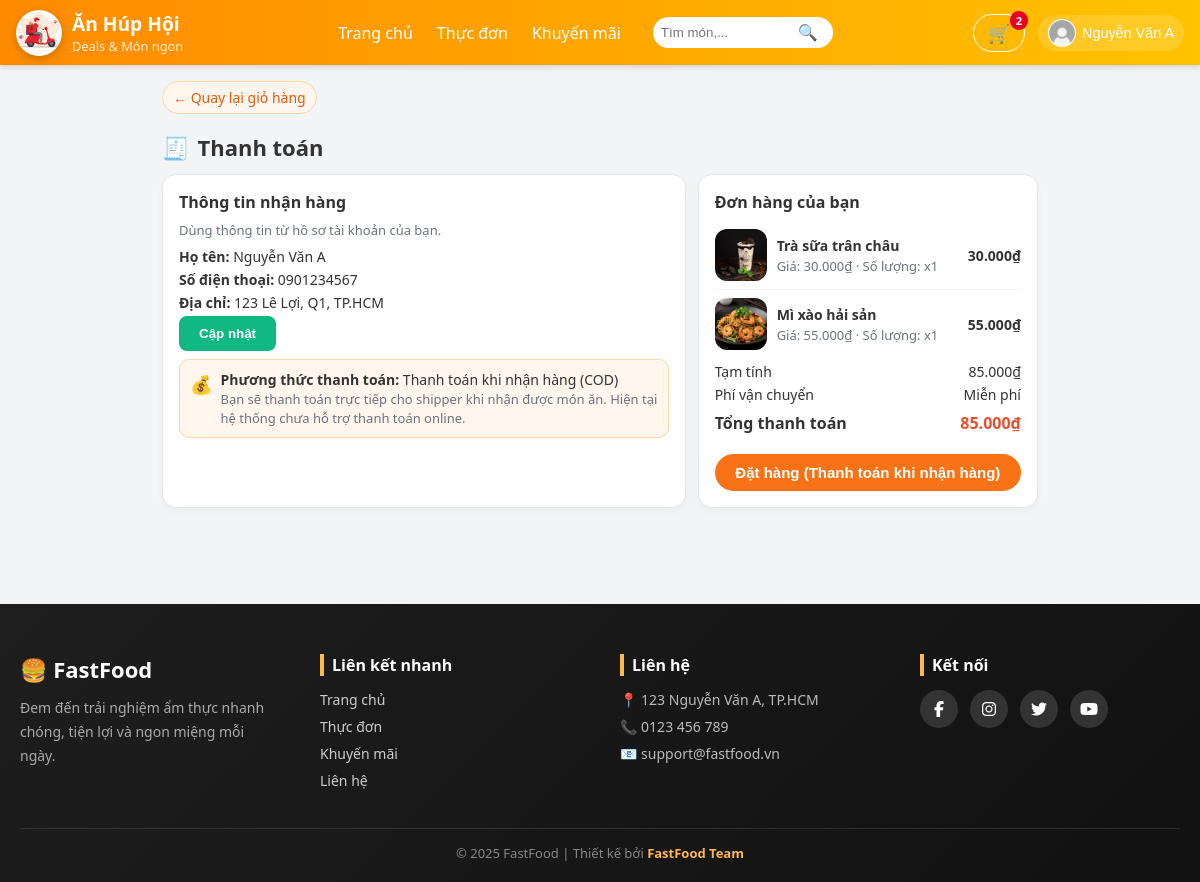
/pages/checkout.php (signed in), run on the app's committed database.
### tables this page shows
CREATE TABLE Users (
  UID INT AUTO_INCREMENT PRIMARY KEY,
  Hoten VARCHAR(100) NOT NULL,
  Taikhoan VARCHAR(50) UNIQUE NOT NULL,
  Matkhau VARCHAR(100) NOT NULL,
  Email VARCHAR(100) UNIQUE,
  DienthoaiKH VARCHAR(15),
  DiachiKH VARCHAR(255),
  Ngaysinh DATE,
  Role ENUM('khach','nhanvien','admin') NOT NULL DEFAULT 'khach'
);

CREATE TABLE Giohang (
  MaGH INT AUTO_INCREMENT PRIMARY KEY,
  UID INT NOT NULL,
  Mamon INT NOT NULL,
  Soluong INT NOT NULL DEFAULT 1,
  Ngaythem DATETIME DEFAULT CURRENT_TIMESTAMP,
  FOREIGN KEY (UID) REFERENCES Users(UID) ON DELETE CASCADE,
  FOREIGN KEY (Mamon) REFERENCES Monan(Mamon) ON DELETE CASCADE
);

CREATE TABLE Monan (
  Mamon INT AUTO_INCREMENT PRIMARY KEY,
  Tenmon VARCHAR(100) NOT NULL,
  Giaban DECIMAL(10,2) NOT NULL,
  Giagoc DECIMAL(10,2) NOT NULL,
  Noidung VARCHAR(500),
  Anh VARCHAR(255),
  Maloai INT,
  FOREIGN KEY (Maloai) REFERENCES Loaimonan(Maloai)
);

### functions/functions.php (called while the page is built, shortened)
<?php
if (!function_exists('resolveImagePath')) {
	function resolveImagePath($path, $default = '/assets/img/default-food.jpg') {
		$p = trim((string)$path);
		$knownPrefixes = ['assets/', 'uploads/', 'images/'];
		foreach ($knownPrefixes as $pre) {
			if (stripos($p, $pre) === 0) return '/' . $p;
		}
		return '/assets/img/' . ltrim($p, '/');
	}
}
?>

### pages/checkout.php (the view, shortened to what this page needs)
<?php
include_once '../database/db.php';
require_once __DIR__ . '/../functions/functions.php';
$uid = (int)($_SESSION['user_id'] ?? 0);
$cartItems  = [];
$totalPrice = 0;
if (isset($conn)) {
    $sql = "SELECT
                g.Mamon AS id,
                m.Tenmon AS name,
                m.Giaban AS price,
                m.Anh AS image,
                g.Soluong AS qty
            FROM Giohang g
            JOIN Monan m ON g.Mamon = m.Mamon
            WHERE g.UID = ?";
    if ($stmt = $conn->prepare($sql)) {
        $stmt->bind_param("i", $uid);
        $stmt->execute();
        $res = $stmt->get_result();
        if ($res) {
            while ($row = $res->fetch_assoc()) {
                $cartItems[] = $row;
                $totalPrice += $row['price'] * $row['qty'];
            }
        }
    }
}
$customer = null;
if (isset($conn)) {
    $sql = "SELECT UID AS UID, Hoten, Email, DienthoaiKH, DiachiKH
            FROM Users
            WHERE UID = ?
            LIMIT 1";
    if ($stmt = $conn->prepare($sql)) {
        $stmt->bind_param("i", $uid);
        $stmt->execute();
        $res = $stmt->get_result();
        if ($res && $res->num_rows > 0) {
            $customer = $res->fetch_assoc();
        }
    }
}
?>
<!DOCTYPE html>
<html lang="vi">
<head>
    <link rel="stylesheet" href="/assets/css/checkout.css">
</head>
<body>
    <?php include '../includes/header.php'; ?>
    <div class="checkout-container">
        <a href="cart.php" class="back-link">← Quay lại giỏ hàng</a>
        <h1 class="page-title">
            <span class="icon">🧾</span>
            Thanh toán
        </h1>
        <div class="grid">
            <div class="card">
                <h3>Thông tin nhận hàng</h3>
                <div class="muted">Dùng thông tin từ hồ sơ tài khoản của bạn.</div>
                <div class="info-row">
                    <div><strong>Họ tên:</strong> <?php echo htmlspecialchars($customer['Hoten']); ?></div>
                    <div><strong>Số điện thoại:</strong> <?php echo htmlspecialchars($customer['DienthoaiKH'] ?? ''); ?></div>
                    <div><strong>Địa chỉ:</strong> <?php echo htmlspecialchars($customer['DiachiKH'] ?? ''); ?></div>
                </div>
                <?php if (empty($customer['DienthoaiKH']) || empty($customer['DiachiKH'])): ?>
                    <form id="formuser" action="" method="post">
                        <div class="form-group">
                            <label>Số điện thoại</label>
                            <input type="text" name="DienthoaiKH"
                                   value="<?php echo htmlspecialchars($customer['DienthoaiKH'] ?? ''); ?>">
                        </div>
                        <div class="form-group align-center">
                            <label>Địa chỉ</label>
                            <textarea name="DiachiKH" rows="3"><?php echo htmlspecialchars($customer['DiachiKH'] ?? ''); ?></textarea>
                        </div>
                        <button id="btnSave" class="btn-save" type="submit">Lưu</button>
                    </form>
                <?php else: ?>
                    <button id="updateUser" class="btn-save" type="button">Cập nhật</button>
                <?php endif; ?>
                <div class="cod-box">
                    <span class="icon">💰</span>
                    <div>
                        <strong>Phương thức thanh toán:</strong> Thanh toán khi nhận hàng (COD)<br>
                        <span class="muted">
                            Bạn sẽ thanh toán trực tiếp cho shipper khi nhận được món ăn.
                            Hiện tại hệ thống chưa hỗ trợ thanh toán online.
                        </span>
                    </div>
                </div>
            </div>
            <div class="card">
                <h3>Đơn hàng của bạn</h3>
                <div class="items-list">
                    <?php foreach ($cartItems as $item): ?>
                        <?php
                            $lineTotal = $item['price'] * $item['qty'];
                        ?>
                        <div class="item-row">
                            <img src="<?php echo htmlspecialchars(resolveImagePath($item['image'] ?? '')); ?>"
                                 alt=""
                                 class="item-img">
                            <div class="item-main">
                                <div class="item-name">
                                    <?php echo htmlspecialchars($item['name']); ?>
                                </div>
                                <div class="item-meta">
                                    Giá: <?php echo number_format($item['price'], 0, ',', '.'); ?>₫
                                    · Số lượng: x<?php echo (int)$item['qty']; ?>
                                </div>
                            </div>
                            <div class="item-total">
                                <?php echo number_format($lineTotal, 0, ',', '.'); ?>₫
                            </div>
                        </div>
                    <?php endforeach; ?>
                </div>
                <div class="summary-row">
                    <span>Tạm tính</span>
                    <span class="value">
                        <?php echo number_format($totalPrice, 0, ',', '.'); ?>₫
                    </span>
                </div>
                <div class="summary-row">
                    <span>Phí vận chuyển</span>
                    <span class="value">Miễn phí</span>
                </div>
                <div class="summary-row total">
                    <span>Tổng thanh toán</span>
                    <span class="value">
                        <?php echo number_format($totalPrice, 0, ',', '.'); ?>₫
                    </span>
                </div>
                <form method="POST" action="checkout.php" style="margin-top: 8px;">
                    <button type="submit" class="btn-place-order">
                        Đặt hàng (Thanh toán khi nhận hàng)
                    </button>
                </form>
            </div>
        </div>
    </div>
    <?php include '../includes/footer.php'; ?>
</body>
</html>

### includes/header.php (shortened to what this page needs)
<?php
$userInfo = null;
if (!empty($_SESSION['user_id']) && isset($conn)) {
  $uid = intval($_SESSION['user_id']);
  $sql = "SELECT UID AS id, Hoten AS username, Email AS email, '' AS avatar FROM Users WHERE UID = ?";
  if ($stmt = $conn->prepare($sql)) {
    $stmt->bind_param("i", $uid);
    $stmt->execute();
    $res = $stmt->get_result();
    if ($res && $res->num_rows > 0) {
      $userInfo = $res->fetch_assoc();
    }
  }
}
$cartCount = 0;
if (!empty($_SESSION['user_id']) && isset($conn)) {
  $uid = intval($_SESSION['user_id']);
    $sql = "SELECT SUM(Soluong) AS total FROM Giohang WHERE UID = ?";
    if ($stmt = $conn->prepare($sql)) {
        $stmt->bind_param("i", $uid);
        $stmt->execute();
        $res = $stmt->get_result();
        if ($res && $row = $res->fetch_assoc()) {
            $cartCount = $row['total'];
        }
    }
}
$cssPath = "/assets/css/header.css";
$logo    = '/assets/img/logo.jpg';
$logo_check = $_SERVER['DOCUMENT_ROOT'] . '/assets/img/logo.jpg';
$avatarDefault = "/assets/img/default-avatar.jpg";
?>
<!doctype html>
<html lang="vi">
<head>
  <link rel="stylesheet" href="<?php echo htmlspecialchars($cssPath); ?>">
</head>
<body>
<header class="site-header" role="banner">
  <div class="header-inner">
    <div class="header-left">
      <a href="/index.php" class="brand-link">
        <?php if (file_exists($logo_check)): ?>
          <img src="<?php echo $logo; ?>" alt="Logo" class="brand-logo">
        <?php else: ?>
          <div class="brand-icon">🍜</div>
        <?php endif; ?>
        <div class="brand-text">
          <span class="brand-name">Ăn Húp Hội</span>
          <small class="brand-slogan">Deals &amp; Món ngon</small>
        </div>
      </a>
    </div>
    <div class="header-center">
      <nav class="main-nav" aria-label="Primary navigation">
        <ul class="nav-list">
          <li><a href="/index.php">Trang chủ</a></li>
          <li><a href="/pages/menu.php">Thực đơn</a></li>
          <li><a href="/pages/deals.php">Khuyến mãi</a></li>
        </ul>
      </nav>
      <div class="search-wrap">
        <input id="header-search" class="search-input" type="search" placeholder="Tìm món,..." aria-label="Tìm kiếm">
        <button id="search-btn" class="search-btn" aria-label="Tìm">🔍</button>
      </div>
    </div>
    <div class="header-right">
      <div class="action-item">
        <a href="/pages/cart.php" class="btn-ghost cart-btn" aria-label="Giỏ hàng">
          🛒
          <?php if ( $cartCount > 0): ?>
            <span class="badge" id="cartBadge"><?php echo $cartCount; ?></span>
          <?php endif; ?>
        </a>
      </div>
      <div class="action-item dropdown" id="accountWrap">
        <?php if ($userInfo): ?>
          	<button id="accountBtn" class="account-btn" aria-haspopup="true" aria-expanded="false">
            <img class="avatar" src="<?php echo (!empty($userInfo['avatar']) && file_exists($userInfo['avatar'])) ? htmlspecialchars($userInfo['avatar']) : $avatarDefault; ?>" alt="avatar">
            <div>
              <span class="username"><?php echo htmlspecialchars($userInfo['username']); ?></span>
            </div>
          </button>
        <?php else: ?>
          <a href="/pages/login.php" class="btn btn-primary">Đăng nhập</a>
        <?php endif; ?>
      </div>
    </div>
  </div>
</header>
</body>
</html>

### assets/css/checkout.css (style rules this page uses)
:root { --primary: #f97316; --primary-dark: #ea580c; --primary-soft: #fff7ed; --border-soft: #e5e7eb; --text-main: #111827; --text-sub: #6b7280; --bg-page: #f3f4f6; }
body { margin: 0; font-family: system-ui, -apple-system, "Segoe UI", Roboto, Arial, sans-serif; background: var(--bg-page); color: var(--text-main); }
html, body { height: 100%; margin: 0; }
body { display: flex; flex-direction: column; }
.checkout-container { max-width: 900px; margin: 16px auto 32px; padding: 0 12px 24px; }
.page-title { font-size: 22px; font-weight: 700; margin: 8px 0 12px; display: flex; align-items: center; gap: 8px; }
.page-title span.icon { font-size: 22px; }
.grid { display: grid; grid-template-columns: 2fr 1.3fr; gap: 12px; }
.card { background: #ffffff; border-radius: 14px; padding: 16px; border: 1px solid var(--border-soft); box-shadow: 0 4px 10px rgba(0,0,0,0.03); }
.card h3 { margin-top: 0; margin-bottom: 8px; font-size: 16px; }
.muted { color: var(--text-sub); font-size: 13px; }
.info-row { margin-top: 8px; font-size: 14px; }
.info-row div { margin-bottom: 4px; }
.items-list { margin-top: 8px; }
.item-row { display: flex; align-items: center; gap: 10px; padding: 8px 0; border-bottom: 1px solid #f3f4f6; font-size: 14px; }
.item-row:last-child { border-bottom: none; }
.item-img { width: 52px; height: 52px; border-radius: 12px; object-fit: cover; }
.item-main { flex: 1; min-width: 0; }
.item-name { font-weight: 600; margin-bottom: 2px; }
.item-meta { font-size: 13px; color: var(--text-sub); }
.item-total { white-space: nowrap; font-weight: 600; }
.summary-row { display: flex; justify-content: space-between; margin-top: 4px; font-size: 14px; }
.summary-row.total { font-weight: 700; font-size: 16px; margin-top: 8px; }
.summary-row.total .value { color: #EE4D2D; }
.cod-box { margin-top: 8px; padding: 10px; border-radius: 10px; background: var(--primary-soft); border: 1px solid #fed7aa; font-size: 14px; display: flex; align-items: flex-start; gap: 8px; }
.cod-box span.icon { font-size: 18px; margin-top: 2px; }
.btn-place-order { margin-top: 12px; width: 100%; padding: 10px 14px; border-radius: 999px; border: none; background: var(--primary); color: #ffffff; font-size: 15px; font-weight: 600; cursor: pointer; transition: all 0.18s ease; }
.back-link { display: inline-flex; align-items: center; gap: 4px; margin-bottom: 10px; text-decoration: none; font-size: 14px; color: var(--primary-dark); padding: 6px 10px; border-radius: 999px; background: #fff7ed; border: 1px solid #fed7aa; }
.btn-save { background-color: #10b981; color: #ffffff; padding: 10px 20px; border-radius: 8px; border: none; cursor: pointer; font-weight: 600; transition: all 0.3s ease; }

### data on the page
users: Hoten "Nguyễn Văn A", DienthoaiKH "0901234567", DiachiKH "123 Lê Lợi, Q1, TP.HCM"
giohang: Mamon.Anh (picture), Mamon.Tenmon "Trà sữa trân châu", Mamon.Giaban "30.000", Soluong "1", lineTotal "30.000"
giohang: Mamon.Anh (picture), Mamon.Tenmon "Mì xào hải sản", Mamon.Giaban "55.000", Soluong "1", lineTotal "55.000"

### other printed values
$cartCount "2"
$totalPrice "85.000"
